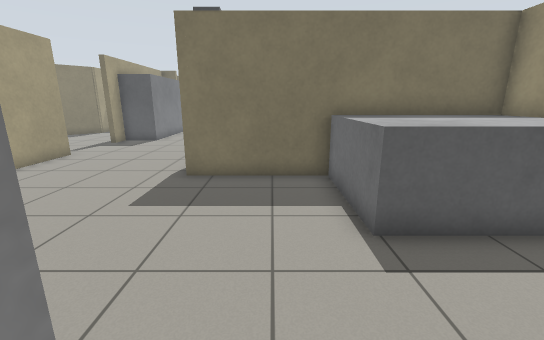
[1] (above)

24 first-person views from a walk through a robot-simulator world made for Gazebo. The camera is 1.2 m above the floor, tilts 14° down and sees 90° across. The floor is counted in squares, 0.5 m on a side. Each view is taken from the middle of a square. On the plan, view 1 faces up. The plan holds only what a view shows up to about 17 squares ahead; the rest is blank.

[2]
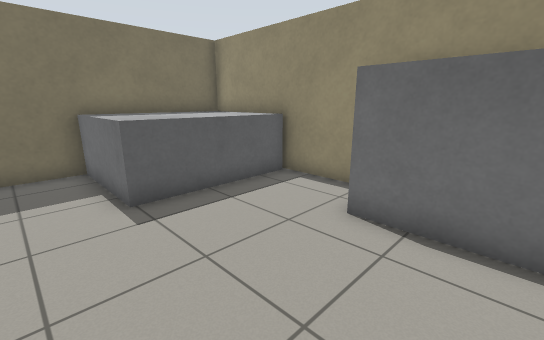

[3]
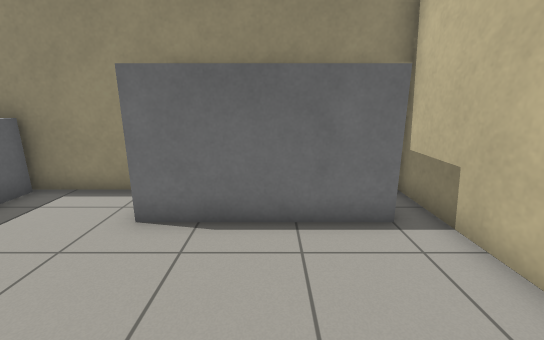

[4]
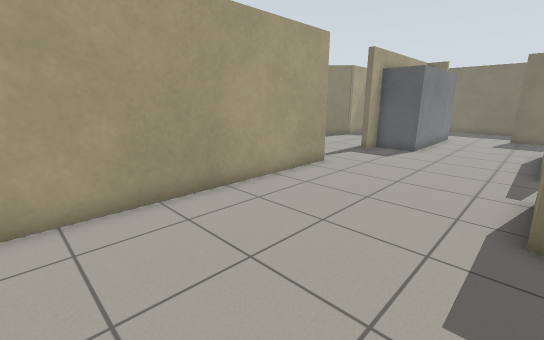

[5]
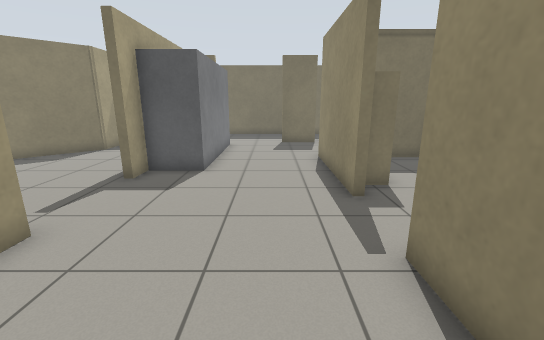

[6]
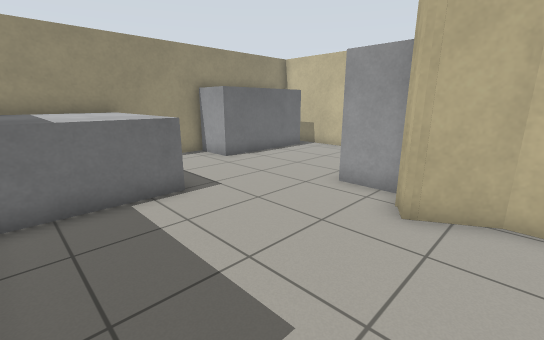

[7]
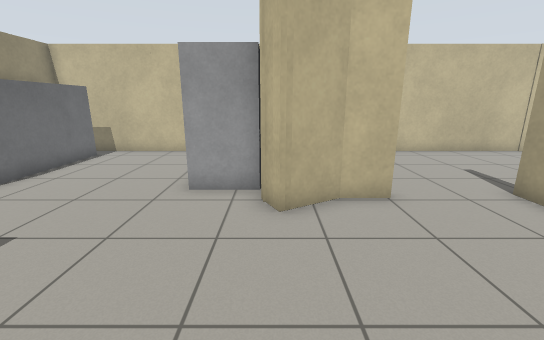

[8]
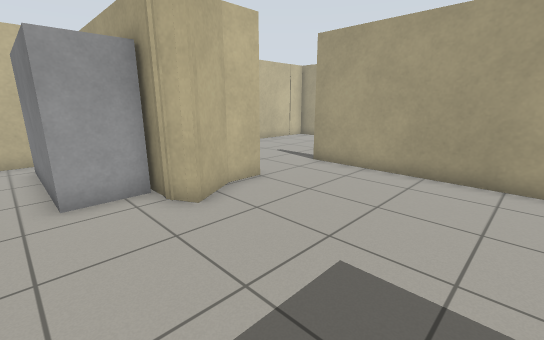

[9]
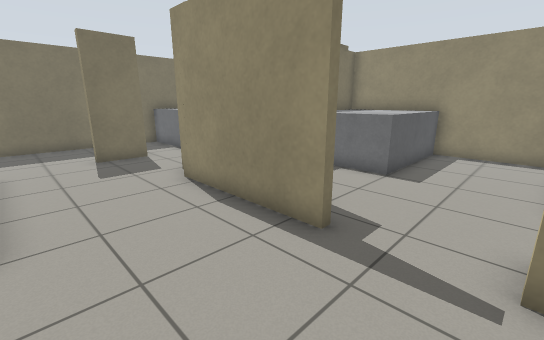

[10]
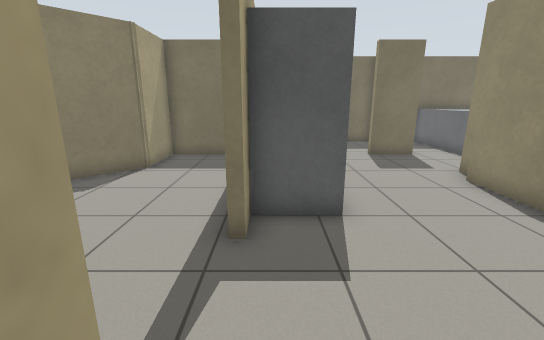

[11]
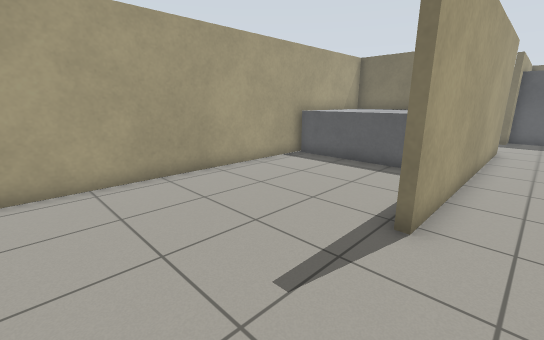

[12]
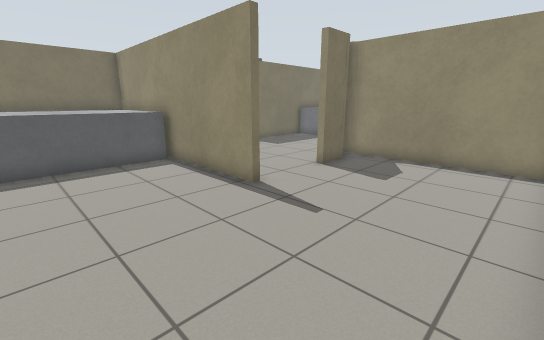

[13]
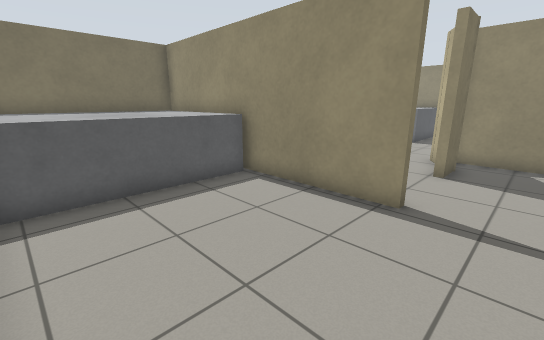

[14]
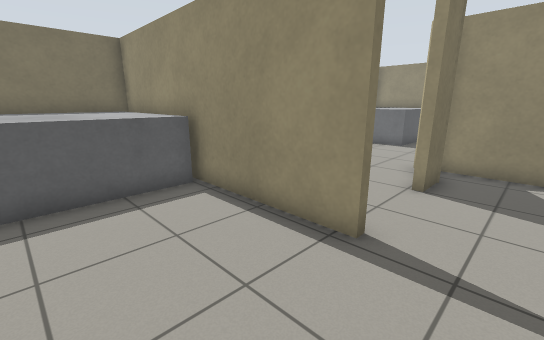

[15]
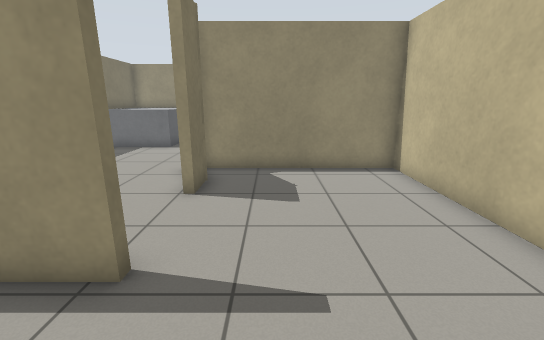

[16]
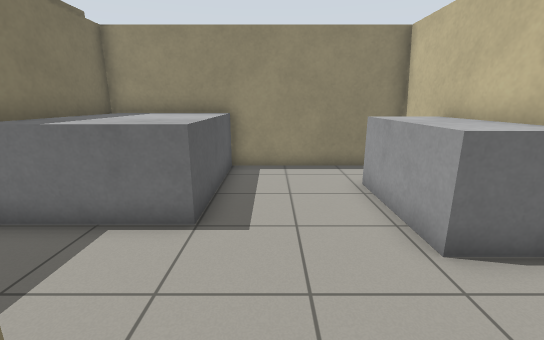

[17]
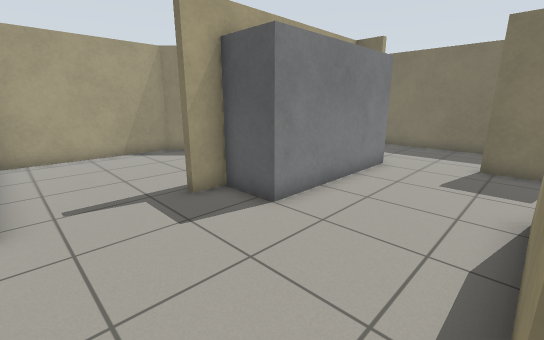

[18]
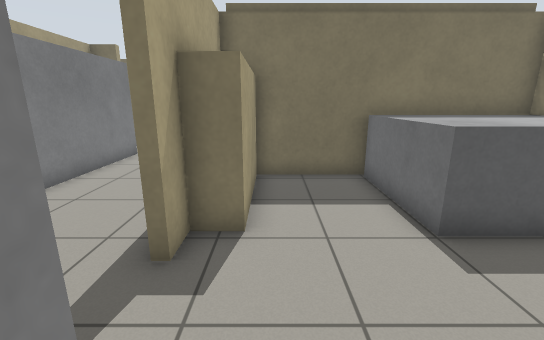

[19]
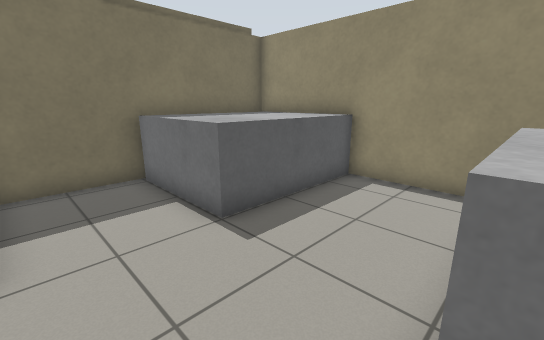

[20]
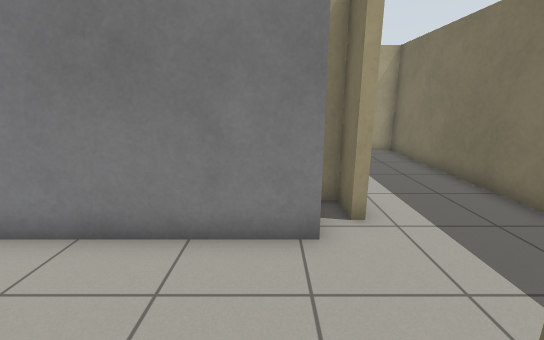

[21]
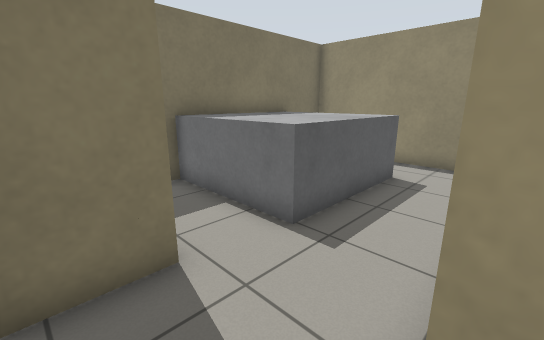

[22]
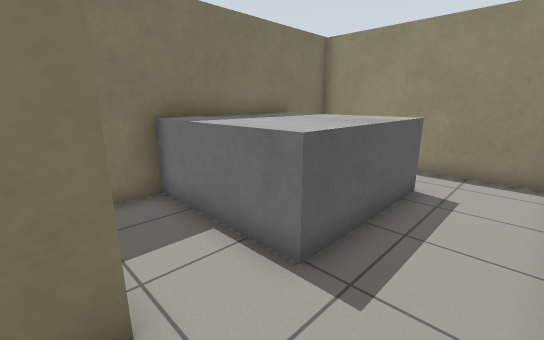

[23]
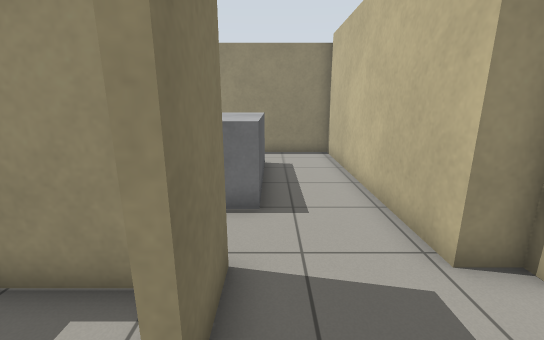

[24]
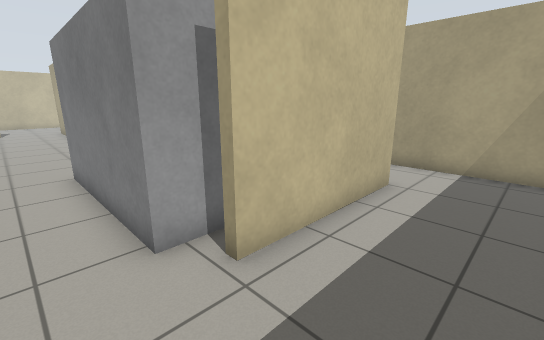

### Floor plan
Ten units are one square. View 1 is at (0, 0); x grows to the right and y downward. Boxes are objects, and circles mark ways between rooms. Rooms are numbered by the first view taken in them; rooms with no view inside come last. Other rooms are left out.
<svg viewBox="-171 -300 251 361">
<path fill="none" stroke="#000" d="M-60 -14 -47 -14 -32 -23 -28 -15 -28 -2M-94 -66 -94 -25M-29 -148 -29 -204M-94 -126 -94 -114M73 -84 73 -88 -29 -88 -29 -119M73 -16 73 -44M-8 56 73 56 73 46M-94 -176 -94 -165M-24 -202 -24 -213M-36 -247 -45 -247M-97 -10 -97 -65M-94 -25 -94 -10M-45 -11 -60 -11 -60 -14M-156 56 -31 56 -31 -15 -33 -19M-166 -124 -166 43M19 -91 73 -91 73 -152M-26 -182 -26 -148 -29 -148M-15 -200 -15 -158 -26 -158M73 -199 -19 -199M-22 -247 -36 -247M5 -291 -14 -291M-24 -213 73 -213 73 -291 44 -291M-94 -247 -94 -242M-140 -250 -82 -250M-29 -257 -29 -276M-29 -291 -166 -291 -166 -239"/>
<rect x="-25" y="-5" width="20" height="50" fill="#bbb"><title>grey box</title></rect>
<rect x="15" y="-85" width="60" height="40" fill="#bbb"><title>grey box</title></rect>
<rect x="45" y="-15" width="30" height="60" fill="#bbb"><title>grey box</title></rect>
<rect x="-165" y="-125" width="70" height="60" fill="#bbb"><title>grey box</title></rect>
<rect x="-25" y="-115" width="10" height="20" fill="#bbb"><title>grey box</title></rect>
<rect x="5" y="-115" width="50" height="20" fill="#bbb"><title>grey box</title></rect>
<rect x="15" y="-195" width="60" height="40" fill="#bbb"><title>grey box</title></rect>
<rect x="-5" y="-295" width="60" height="50" fill="#bbb"><title>grey box</title></rect>
<circle cx="-80" cy="-20" r="3" fill="#2a7"/>
<circle cx="-30" cy="-130" r="3" fill="#2a7"/>
<circle cx="-30" cy="-230" r="3" fill="#2a7"/>
<circle cx="-60" cy="-250" r="3" fill="#2a7"/>
<text x="-20" y="-70">1</text>
<text x="-110" y="-10">2</text>
<text x="20" y="-140">3</text>
<text x="20" y="-250">4</text>
<text x="-110" y="-260">5</text>
</svg>
Room 1 opens to room 2. Room 1 opens to room 3. Room 1 opens to room 4. Room 1 opens to room 5.

Where each view was taken, in squares from view 1:
view 1: 0 up, 0 right, facing up
view 2: 2 down, 0 right, facing up-right
view 3: 2 down, 0 right, facing right
view 4: 3 up, 3 left, facing up-left
view 5: 8 up, 5 left, facing up
view 6: 8 up, 5 left, facing down-right
view 7: 8 up, 3 left, facing down
view 8: 8 up, 0 right, facing down-left
view 9: 12 up, 7 left, facing up-right
view 10: 12 up, 9 left, facing up
view 11: 4 down, 8 left, facing up-left
view 12: 5 down, 15 left, facing up-right
view 13: 1 down, 16 left, facing up-right
view 14: 1 down, 14 left, facing up-right
view 15: 1 down, 13 left, facing right
view 16: 14 up, 3 left, facing right
view 17: 13 up, 3 left, facing up-left
view 18: 11 up, 1 left, facing up
view 19: 11 up, 1 left, facing up-right
view 20: 23 up, 3 left, facing left
view 21: 21 up, 4 left, facing up-right
view 22: 22 up, 3 left, facing up-right
view 23: 24 up, 6 left, facing right
view 24: 28 up, 6 left, facing down-left
